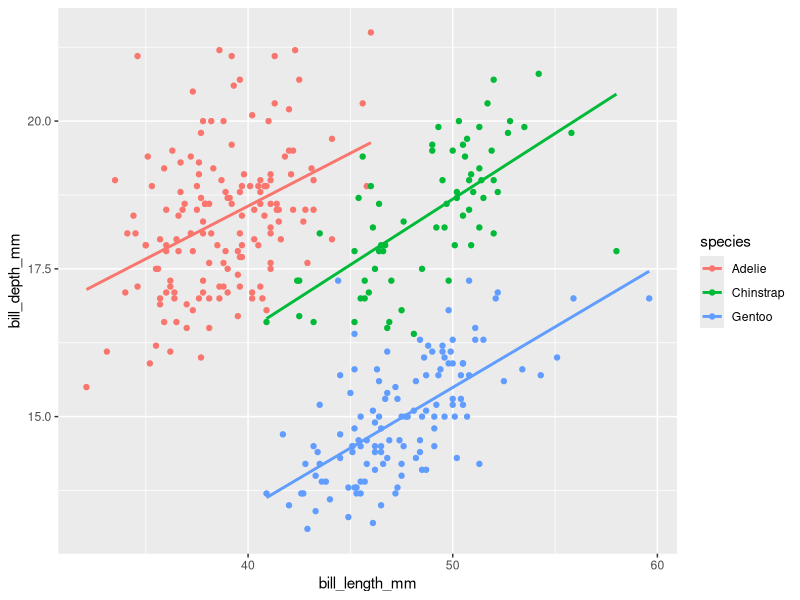
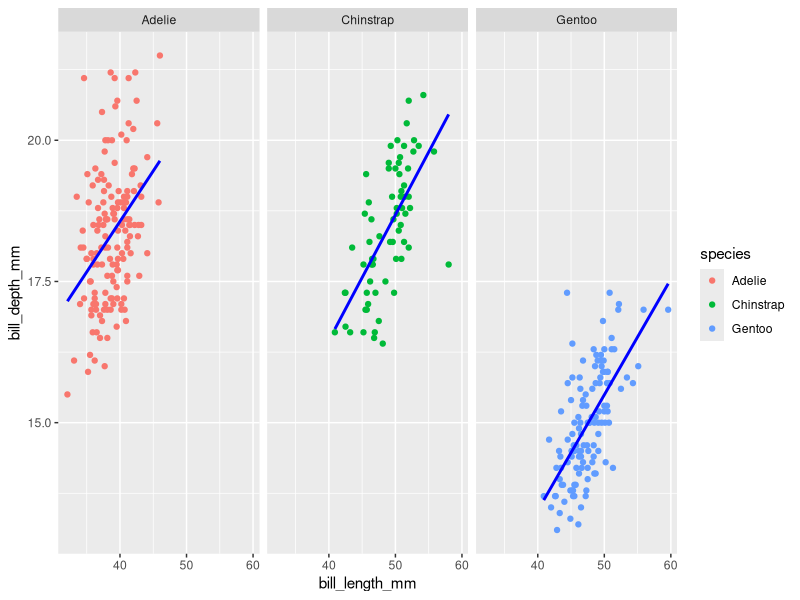

The R source for these figures, in order:

            library(ggplot2)
            library(palmerpenguins)
            built_answer <- tryCatch(
                {
                    set.seed(42)
                    ggplot(penguins, aes(x = bill_length_mm, y = bill_depth_mm, colour = species)) + geom_point() + geom_smooth(method = "lm", se = FALSE)
                    suppressWarnings(
                        if (!file.exists("/sandbox/figures/bill-length_bill-depth_scatter_species_smooth_answer.png")) {
                            ggsave(
                                width = 3,
                                height = 3,
                                "/sandbox/figures/bill-length_bill-depth_scatter_species_smooth_answer.png"
                            )
                        }
                    )
                    suppressWarnings(
                        ggplot_build(last_plot())
                    )
                },
                error = function(e) {
                    'ERROR'
                }
            )
            built_submission <- tryCatch(
                {
                    set.seed(42)
                    ggplot(data = penguins, aes(x = bill_length_mm, y = bill_depth_mm, color = species)) +
  geom_point() +
  stat_smooth(method = "lm", se = FALSE, col = "blue") +
  facet_wrap(~species)
                    suppressWarnings(
                        ggsave(
                            width = 3,
                            height = 3,
                            "figures/bill-length_bill-depth_scatter_species_smooth_submission_qwen.png"
                        )
                    )
                    suppressWarnings(
                        ggplot_build(last_plot())
                    )
                },
                error = function(e) {
                    'ERROR'
                }
            )
            cat(isTRUE(all.equal(built_answer, built_submission)))
        
